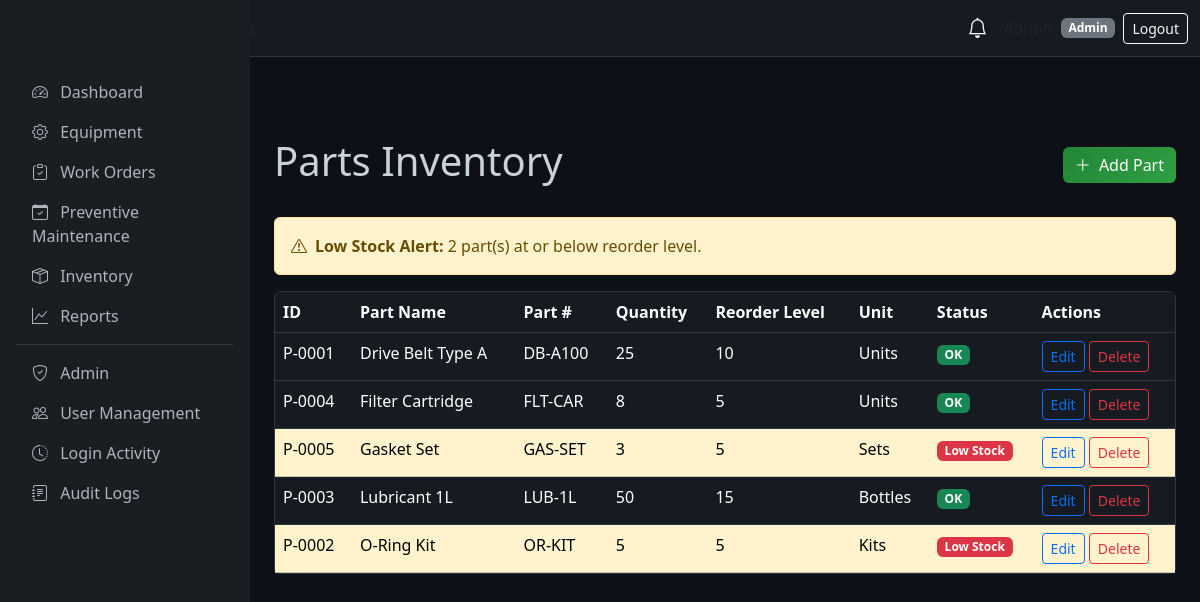
The page /inventory (signed in) on the database its author committed.
### tables this page shows
CREATE TABLE users (
    id INTEGER PRIMARY KEY AUTOINCREMENT,
    name TEXT NOT NULL,
    email TEXT UNIQUE NOT NULL,
    password_hash TEXT NOT NULL,
    role TEXT NOT NULL CHECK(role IN ('Admin', 'Maintenance Manager', 'Technician', 'Store Manager')),
    is_active INTEGER DEFAULT 1,
    created_at TIMESTAMP DEFAULT CURRENT_TIMESTAMP,
    updated_at TIMESTAMP DEFAULT CURRENT_TIMESTAMP
, last_login TIMESTAMP, password TEXT);

CREATE TABLE inventory (
    id INTEGER PRIMARY KEY AUTOINCREMENT,
    part_name TEXT NOT NULL,
    part_number TEXT,
    quantity INTEGER DEFAULT 0 CHECK(quantity >= 0),
    reorder_level INTEGER DEFAULT 5,
    unit TEXT DEFAULT 'Units',
    location TEXT,
    supplier TEXT,
    unit_cost REAL DEFAULT 0,
    created_at TIMESTAMP DEFAULT CURRENT_TIMESTAMP,
    updated_at TIMESTAMP DEFAULT CURRENT_TIMESTAMP
);

### app/routes/inventory_routes.py (the view)
@inventory_bp.route('')
@login_required
@role_required('Admin', 'Store Manager', 'Maintenance Manager')
def list_inventory():
    items = get_all()
    low = get_low_stock()
    can_manage = session.get('user_role') in ['Admin', 'Store Manager']
    return render_template('inventory/list.html', inventory=items, low_stock=low, can_manage=can_manage)

### app/models/inventory.py (called while the page is built)
def get_all():
    return execute_query("SELECT * FROM inventory ORDER BY part_name", fetch_all=True)

def get_low_stock():
    return execute_query(
        "SELECT * FROM inventory WHERE quantity <= reorder_level ORDER BY quantity ASC",
        fetch_all=True
    )

### app/models/notification.py (called while the page is built)
def get_unread(user_id):
    return execute_query(
        "SELECT * FROM notifications WHERE user_id = ? AND is_read = 0 ORDER BY created_at DESC",
        (user_id,), fetch_all=True
    )

### app/models/user.py (called while the page is built)
def get_by_id(user_id):
    return execute_query(
        "SELECT id, name, email, role, is_active FROM users WHERE id = ?",
        (user_id,), fetch_one=True
    )

### app/routes/auth_routes.py (called while the page is built)
def login_required(f):
    @wraps(f)
    def decorated(*args, **kwargs):
        if 'user_id' not in session:
            flash('Please log in to access this page.', 'warning')
            return redirect(url_for('auth.login'))
        return f(*args, **kwargs)
    return decorated

def role_required(*allowed_roles):
    def decorator(f):
        @wraps(f)
        def decorated(*args, **kwargs):
            if 'user_id' not in session:
                flash('Please log in.', 'warning')
                return redirect(url_for('auth.login'))
            user = get_by_id(session['user_id'])
            if not user or user['role'] not in allowed_roles:
                flash('Access denied. Insufficient permissions.', 'danger')
                return redirect(url_for('main.dashboard'))
            return f(*args, **kwargs)
        return decorated
    return decorator

### database/db.py (called while the page is built)
def get_connection():
    conn = sqlite3.connect(DATABASE)
    conn.row_factory = sqlite3.Row
    conn.execute("PRAGMA foreign_keys = ON")
    return conn

def execute_query(query, params=(), fetch_one=False, fetch_all=False, commit=True):
    conn = get_connection()
    cursor = conn.cursor()
    cursor.execute(query, params)
    result = None
    if fetch_one:
        row = cursor.fetchone()
        result = dict(row) if row else None
    elif fetch_all:
        rows = cursor.fetchall()
        result = [dict(row) for row in rows]
    else:
        if commit:
            conn.commit()
        result = cursor.lastrowid
    conn.close()
    return result

### templates/inventory/list.html (shortened to what this page needs)
{% extends "base.html" %}
{% block content %}
<div class="d-flex justify-content-between align-items-center mb-4">
    <h1>Parts Inventory</h1>
    {% if can_manage %}
    <a href="{{ url_for('inventory.add') }}" class="btn btn-primary"><i class="bi bi-plus-lg me-1"></i> Add Part</a>
    {% endif %}
</div>
{% if low_stock %}
<div class="alert alert-warning mb-3"><i class="bi bi-exclamation-triangle me-2"></i><strong>Low Stock Alert:</strong> {{ low_stock | length }} part(s) at or below reorder level.</div>
{% endif %}
<div class="card">
    <div class="table-responsive">
        <table class="table table-dark table-hover mb-0">
            <thead>
                <tr>
                    <th>ID</th>
                    <th>Part Name</th>
                    <th>Part #</th>
                    <th>Quantity</th>
                    <th>Reorder Level</th>
                    <th>Unit</th>
                    <th>Status</th>
                    <th>Actions</th>
                </tr>
            </thead>
            <tbody>
                {% for p in inventory %}
                <tr class="{{ 'table-warning' if p.quantity <= p.reorder_level else '' }}">
                    <td>P-{{ "%04d" % p.id }}</td>
                    <td>{{ p.part_name }}</td>
                    <td>{{ p.part_number or '-' }}</td>
                    <td>{{ p.quantity }}</td>
                    <td>{{ p.reorder_level }}</td>
                    <td>{{ p.unit }}</td>
                    <td>
                        {% if p.quantity <= p.reorder_level %}<span class="badge bg-danger">Low Stock</span>
                        {% else %}<span class="badge bg-success">OK</span>{% endif %}
                    </td>
                    <td>
                        {% if can_manage %}
                        <a href="{{ url_for('inventory.edit', inv_id=p.id) }}" class="btn btn-sm btn-outline-primary">Edit</a>
                        <form method="POST" action="{{ url_for('inventory.delete_item', inv_id=p.id) }}" class="d-inline" onsubmit="return confirm('Delete this part?');">
                            <button type="submit" class="btn btn-sm btn-outline-danger">Delete</button>
                        </form>
                        {% endif %}
                    </td>
                </tr>
                {% else %}
                <tr><td colspan="8" class="text-center text-muted">No inventory items.</td></tr>
                {% endfor %}
            </tbody>
        </table>
    </div>
</div>
{% endblock %}

### templates/base.html (shortened to what this page needs)
<!DOCTYPE html>
<html lang="en">
<head>
    <link href="https://cdn.jsdelivr.net/npm/bootstrap@5.3.2/dist/css/bootstrap.min.css" rel="stylesheet">
    <link href="https://cdn.jsdelivr.net/npm/bootstrap-icons@1.11.1/font/bootstrap-icons.css" rel="stylesheet">
</head>
<body>
    {% if current_user %}
    <nav class="navbar navbar-expand-lg navbar-dark">
        <div class="container-fluid">
            <a class="navbar-brand brand-gradient fw-bold" href="{{ url_for('main.dashboard') }}">TINDI CMMS</a>
            <span class="text-muted small">Coca-Cola Plant</span>
            <div class="ms-auto d-flex align-items-center">
                <div class="dropdown me-3">
                    <a class="text-white position-relative" href="#" data-bs-toggle="dropdown">
                        <i class="bi bi-bell fs-5"></i>
                    </a>
                </div>
                <span class="text-muted me-2">{{ current_user.name }}</span>
                <span class="badge bg-secondary">{{ current_user.role }}</span>
                <a href="{{ url_for('auth.logout') }}" class="btn btn-outline-light btn-sm ms-2">Logout</a>
            </div>
        </div>
    </nav>
    <div class="d-flex">
        <aside class="sidebar position-fixed top-0 start-0 vh-100"
            style="width: var(--sidebar-width); padding-top: 56px;">
            <nav class="nav flex-column p-3">
                <a class="nav-link rounded"
                    href="{{ url_for('admin.dashboard') if current_user.role == 'Admin' else url_for('main.dashboard') }}"><i
                        class="bi bi-speedometer2 me-2"></i> Dashboard</a>
                {% if current_user.role in ['Admin', 'Maintenance Manager', 'Technician'] %}
                <a class="nav-link rounded" href="{{ url_for('equipment.list_equipment') }}"><i
                        class="bi bi-gear me-2"></i> Equipment</a>
                {% endif %}
                {% if current_user.role in ['Admin', 'Maintenance Manager', 'Technician'] %}
                <a class="nav-link rounded" href="{{ url_for('work_order.list_work_orders') }}"><i
                        class="bi bi-clipboard-check me-2"></i> Work Orders</a>
                {% endif %}
                {% if current_user.role in ['Admin', 'Maintenance Manager'] %}
                <a class="nav-link rounded" href="{{ url_for('maintenance.list_schedules') }}"><i
                        class="bi bi-calendar-check me-2"></i> Preventive Maintenance</a>
                {% endif %}
                {% if current_user.role in ['Admin', 'Store Manager', 'Maintenance Manager'] %}
                <a class="nav-link rounded" href="{{ url_for('inventory.list_inventory') }}"><i
                        class="bi bi-box-seam me-2"></i> Inventory</a>
                {% endif %}
                {% if current_user.role in ['Admin', 'Maintenance Manager'] %}
                <a class="nav-link rounded" href="{{ url_for('reports.index') }}"><i class="bi bi-graph-up me-2"></i>
                    Reports</a>
                {% endif %}
                {% if current_user.role == 'Admin' %}
                <hr class="border-secondary my-2">
                <a class="nav-link rounded" href="{{ url_for('admin.dashboard') }}"><i
                        class="bi bi-shield-check me-2"></i> Admin</a>
                <a class="nav-link rounded" href="{{ url_for('admin.users') }}"><i class="bi bi-people me-2"></i> User
                    Management</a>
                <a class="nav-link rounded" href="{{ url_for('admin.login_activity') }}"><i
                        class="bi bi-clock-history me-2"></i> Login Activity</a>
                <a class="nav-link rounded" href="{{ url_for('audit.audit_logs') }}"><i
                        class="bi bi-journal-text me-2"></i> Audit Logs</a>
                {% endif %}
            </nav>
        </aside>
        <main class="main-content flex-grow-1 p-4" style="padding-top: 80px !important;">
            {% block content %}{% endblock %}
        </main>
    </div>
    {% else %}
    {% block full_page %}{% endblock %}
    {% endif %}
</body>
</html>

### templates/base.html (style rules this page uses)
:root { --sidebar-width: 250px; }
.sidebar { min-height: 100vh; background: #1a1d21; }
.sidebar .nav-link { color: #adb5bd; }
.main-content { margin-left: var(--sidebar-width); min-height: 100vh; background: #0d1117; color: #c9d1d9; }
.card { background: #161b22; border: 1px solid #30363d; color: #c9d1d9; }
.table { color: #c9d1d9; }
.table-dark { --bs-table-bg: #161b22; --bs-table-border-color: #30363d; }
.navbar-dark { background: #161b22 !important; border-bottom: 1px solid #30363d; }
.brand-gradient { background: linear-gradient(135deg, #58a6ff 0%, #a371f7 100%); -webkit-background-clip: text; -webkit-text-fill-color: transparent; }
.btn-primary { background: linear-gradient(135deg, #238636 0%, #2ea043 100%); border: none; }

### rows shown on the page
users: role "Admin"
inventory: id "0001", part_name "Drive Belt Type A", part_number "DB-A100", quantity "25", reorder_level "10", unit "Units", shows "OK"
inventory: id "0004", part_name "Filter Cartridge", part_number "FLT-CAR", quantity "8", reorder_level "5", unit "Units", shows "OK"
inventory: id "0005", part_name "Gasket Set", part_number "GAS-SET", quantity "3", reorder_level "5", unit "Sets", shows "Low Stock"
inventory: id "0003", part_name "Lubricant 1L", part_number "LUB-1L", quantity "50", reorder_level "15", unit "Bottles", shows "OK"
inventory: id "0002", part_name "O-Ring Kit", part_number "OR-KIT", quantity "5", reorder_level "5", unit "Kits", shows "Low Stock"

### other values the page prints
{{ low_stock | length }} "2"
